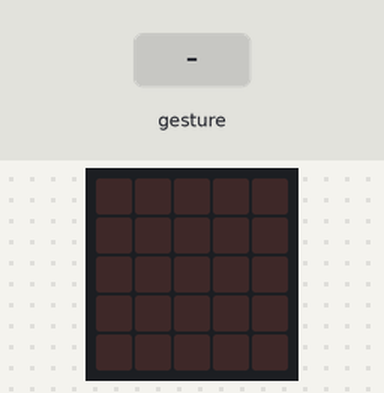
The program below on a simulated BBC micro:bit (MakeCode). On the bench: the board's 5×5 LED display. The inputs (shaded band) are chosen by the test bench. Random numbers come from a fixed seed; a tilt is held for 1.5 s and a shake lasts 1 s, then the board lies face up again.

Above: at 1.2 s.
1.3 s: gesture 'shake'
At 2.4 s:
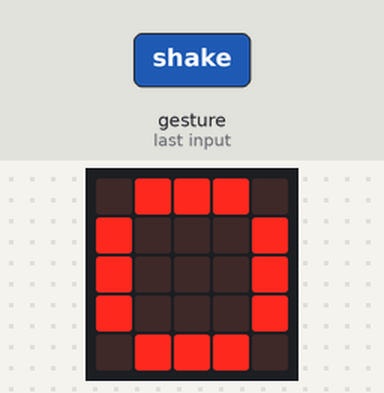
Timing chart, 0 to 4.3 s (numbered marks = the images above; inputs shaded):
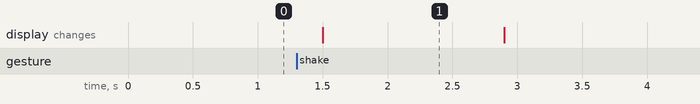

The program:

main.ts
```typescript
let ch = 0
input.onGesture(Gesture.Shake, function () {
    ch = randint(0, 1)
    if (ch == 0) {
        basic.showLeds(`
            . # # # .
            # . . . #
            # . . . #
            # . . . #
            . # # # .
            `)
        basic.pause(1000)
        basic.clearScreen()
    } else if (ch == 1) {
        basic.showLeds(`
            . . . # .
            . . # # .
            . . . # .
            . . . # .
            . . . # .
            `)
        basic.pause(1000)
        basic.clearScreen()
    }
})
```

test.ts
```typescript
// les tests vont ici ; cela ne sera pas compilé si ce paquet est utilisé en tant qu'extension.
```

Measured:
- after the input at 1.3 s, the display: changes after 0.20 s (image 1)
- what the display in image 1 shows lasts 1.4 s, from 1.5 s to 2.9 s
